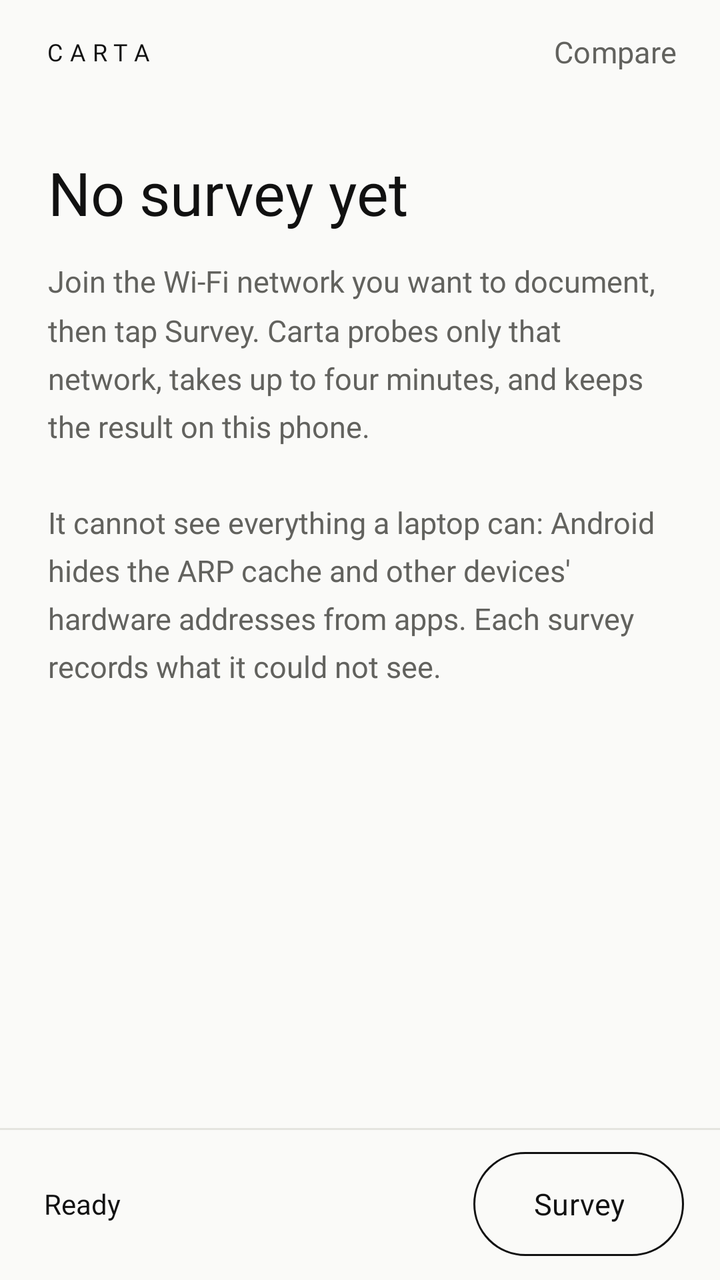
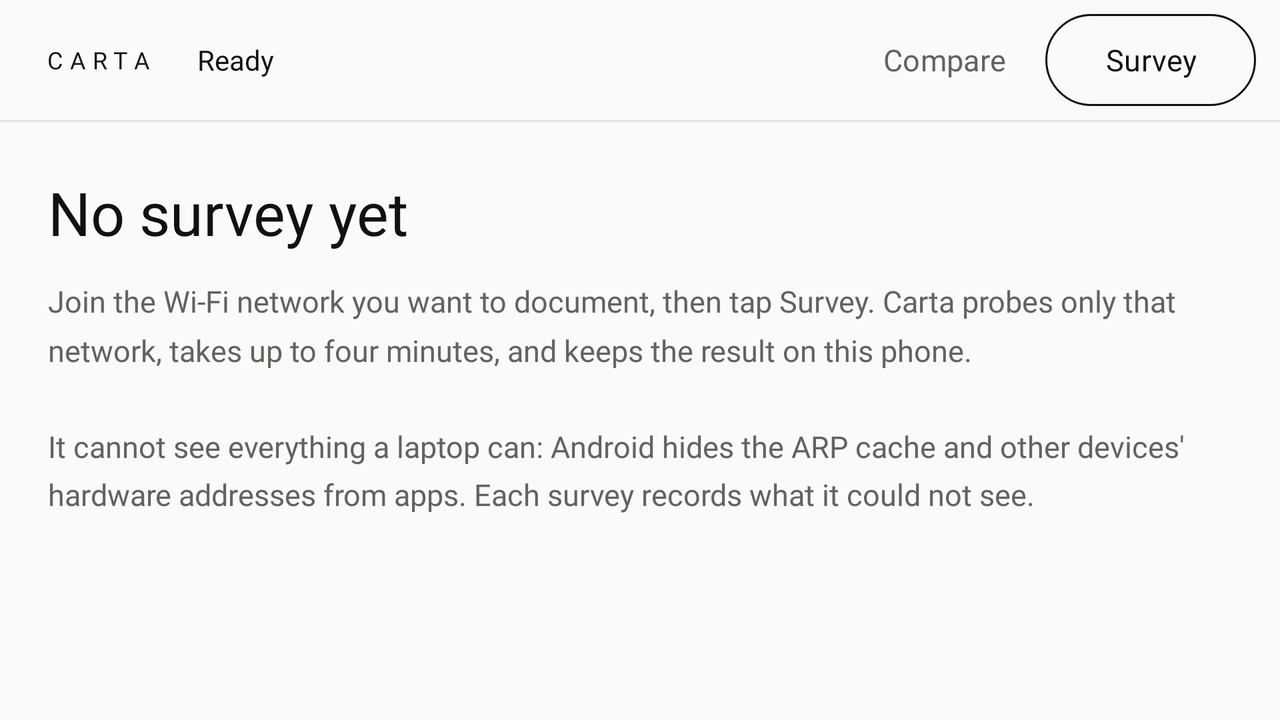

First picture: res/layout/ on a phone held upright. Second picture: the repository's own variant of that layout, on a device whose configuration matches the variant's folder. Source for both follows.
<!-- AndroidManifest.xml: application theme Theme.Carta -->
<!-- res/layout/activity_main.xml -->
<?xml version="1.0" encoding="utf-8"?>
<LinearLayout xmlns:android="http://schemas.android.com/apk/res/android"
    xmlns:app="http://schemas.android.com/apk/res-auto"
    android:id="@+id/root"
    android:layout_width="match_parent"
    android:layout_height="match_parent"
    android:background="@color/bg"
    android:orientation="vertical">

    <LinearLayout
        android:layout_width="match_parent"
        android:layout_height="52dp"
        android:gravity="center_vertical"
        android:orientation="horizontal"
        android:paddingStart="22dp"
        android:paddingEnd="10dp">

        <TextView
            style="@style/Carta.Brand"
            android:layout_width="0dp"
            android:layout_height="wrap_content"
            android:layout_weight="1"
            android:text="@string/brand" />

        <com.google.android.material.button.MaterialButton
            android:id="@+id/compare"
            style="@style/Carta.Button"
            android:layout_width="wrap_content"
            android:layout_height="wrap_content"
            android:text="@string/compare" />
    </LinearLayout>

    <include layout="@layout/content_area" />

    
    <FrameLayout
        android:layout_width="match_parent"
        android:layout_height="wrap_content">

        <View
            android:layout_width="match_parent"
            android:layout_height="1dp"
            android:background="@color/rule" />

        <com.google.android.material.progressindicator.LinearProgressIndicator
            android:id="@+id/progress"
            android:layout_width="match_parent"
            android:layout_height="wrap_content"
            android:visibility="invisible"
            app:indicatorColor="@color/fg"
            app:trackColor="@color/rule"
            app:trackCornerRadius="0dp"
            app:trackThickness="2dp" />

        <LinearLayout
            android:id="@+id/actions"
            android:layout_width="match_parent"
            android:layout_height="wrap_content"
            android:gravity="center_vertical"
            android:minHeight="76dp"
            android:orientation="horizontal"
            android:paddingStart="22dp"
            android:paddingTop="10dp"
            android:paddingEnd="18dp"
            android:paddingBottom="10dp">

            
            <LinearLayout
                android:layout_width="0dp"
                android:layout_height="wrap_content"
                android:layout_marginEnd="14dp"
                android:layout_weight="1"
                android:orientation="vertical">

                <TextView
                    android:id="@+id/status"
                    style="@style/Carta.Status"
                    android:layout_width="match_parent"
                    android:layout_height="wrap_content"
                    android:accessibilityLiveRegion="polite"
                    android:ellipsize="end"
                    android:maxLines="3"
                    android:text="@string/status_idle" />

                <TextView
                    android:id="@+id/tag"
                    style="@style/Carta.Tag"
                    android:layout_width="wrap_content"
                    android:layout_height="wrap_content"
                    android:layout_marginTop="5dp"
                    android:text="@string/tag_stopped_early"
                    android:visibility="gone" />
            </LinearLayout>

            <com.google.android.material.button.MaterialButton
                android:id="@+id/survey"
                style="@style/Carta.Button.Primary"
                android:layout_width="wrap_content"
                android:layout_height="wrap_content"
                android:text="@string/survey" />
        </LinearLayout>
    </FrameLayout>
</LinearLayout>
<!-- res/layout/content_area.xml (included above) -->
<?xml version="1.0" encoding="utf-8"?>
<FrameLayout xmlns:android="http://schemas.android.com/apk/res/android"
    android:layout_width="match_parent"
    android:layout_height="0dp"
    android:layout_weight="1">

    <WebView
        android:id="@+id/web"
        android:layout_width="match_parent"
        android:layout_height="match_parent"
        android:visibility="gone" />

    <ScrollView
        android:id="@+id/empty"
        android:layout_width="match_parent"
        android:layout_height="match_parent">

        <LinearLayout
            android:layout_width="match_parent"
            android:layout_height="wrap_content"
            android:orientation="vertical"
            android:padding="24dp">

            <TextView
                style="@style/Carta.Title"
                android:layout_width="wrap_content"
                android:layout_height="wrap_content"
                android:accessibilityHeading="true"
                android:text="@string/empty_title" />

            <TextView
                style="@style/Carta.Body"
                android:layout_width="match_parent"
                android:layout_height="wrap_content"
                android:text="@string/empty_body" />
        </LinearLayout>
    </ScrollView>

    <ScrollView
        android:id="@+id/refusal"
        android:layout_width="match_parent"
        android:layout_height="match_parent"
        android:visibility="gone">

        <LinearLayout
            android:layout_width="match_parent"
            android:layout_height="wrap_content"
            android:orientation="vertical"
            android:padding="24dp">

            <TextView
                android:id="@+id/refusalTitle"
                style="@style/Carta.Title"
                android:layout_width="wrap_content"
                android:layout_height="wrap_content"
                android:accessibilityHeading="true" />

            <TextView
                android:id="@+id/refusalReason"
                style="@style/Carta.Body"
                android:layout_width="match_parent"
                android:layout_height="wrap_content"
                android:textColor="@color/fg" />

            <TextView
                android:id="@+id/refusalNext"
                style="@style/Carta.Body"
                android:layout_width="match_parent"
                android:layout_height="wrap_content"
                android:layout_marginTop="12dp" />

            <LinearLayout
                android:layout_width="match_parent"
                android:layout_height="wrap_content"
                android:layout_marginTop="20dp"
                android:orientation="horizontal">

                <com.google.android.material.button.MaterialButton
                    android:id="@+id/refusalAction"
                    style="@style/Carta.Button.Primary"
                    android:layout_width="wrap_content"
                    android:layout_height="wrap_content"
                    android:layout_marginEnd="12dp" />

                <com.google.android.material.button.MaterialButton
                    android:id="@+id/refusalBack"
                    style="@style/Carta.Button"
                    android:layout_width="wrap_content"
                    android:layout_height="wrap_content"
                    android:text="@string/refusal_back" />
            </LinearLayout>
        </LinearLayout>
    </ScrollView>
</FrameLayout>
<!-- resources referenced by this layout -->
<resources>
  <color name="bg">#FAFAF8</color>
  <color name="fg">#111111</color>
  <color name="rule">#E4E4DF</color>
  <string name="brand">CARTA</string>
  <string name="compare">Compare</string>
  <string name="empty_body">Join the Wi-Fi network you want to document, then tap Survey. Carta probes only that network, takes up to four minutes, and keeps the result on this phone.\n\nIt cannot see everything a laptop can: Android hides the ARP cache and other devices\' hardware addresses from apps. Each survey records what it could not see.</string>
  <string name="empty_title">No survey yet</string>
  <string name="refusal_back">Show last survey</string>
  <string name="status_idle">Ready</string>
  <string name="survey">Survey</string>
  <string name="tag_stopped_early">STOPPED EARLY</string>
  <style name="Carta.Body" parent="">
          <item name="android:fontFamily">@font/inter</item>
          <item name="android:textColor">@color/dim</item>
          <item name="android:textSize">15sp</item>
          <item name="android:lineSpacingMultiplier">1.35</item>
      </style>
  <style name="Carta.Brand" parent="">
          <item name="android:fontFamily">@font/jetbrains_mono</item>
          
          <item name="fontFamily">@font/jetbrains_mono</item>
          <item name="android:letterSpacing">0.3</item>
          <item name="android:textColor">@color/fg</item>
          <item name="android:textSize">12sp</item>
      </style>
  <style name="Carta.Status" parent="">
          <item name="android:fontFamily">@font/inter</item>
          <item name="android:textColor">@color/fg</item>
          <item name="android:textSize">14sp</item>
      </style>
  <style name="Carta.Title" parent="">
          <item name="android:fontFamily">@font/inter</item>
          <item name="android:textFontWeight">300</item>
          <item name="android:textColor">@color/fg</item>
          <item name="android:textSize">30sp</item>
          <item name="android:lineSpacingMultiplier">1.05</item>
          <item name="android:layout_marginBottom">14dp</item>
      </style>
  <color name="dim">#62625E</color>
  <style name="Carta.Shape.Pill" parent="">
          <item name="cornerFamily">rounded</item>
          <item name="cornerSize">50%</item>
      </style>
  <color name="warn">#B54708</color>
  <!-- drawable tag_outline (drawable) -->
  <?xml version="1.0" encoding="utf-8"?>
  <shape xmlns:android="http://schemas.android.com/apk/res/android" android:shape="rectangle">
      <corners android:radius="2dp" />
      <stroke android:width="1dp" android:color="@color/warn" />
  </shape>
  <color name="panel">#FFFFFF</color>
  <color name="risk">#D92D20</color>
  <style name="Carta.Shape.Small" parent="">
          <item name="cornerFamily">rounded</item>
          <item name="cornerSize">4dp</item>
      </style>
  <style name="Carta.BottomSheet" parent="ThemeOverlay.Material3.BottomSheetDialog">
          <item name="bottomSheetStyle">@style/Carta.BottomSheet.Modal</item>
      </style>
  <style name="Carta.BottomSheet.Modal" parent="Widget.Material3.BottomSheet.Modal">
          <item name="backgroundTint">@color/panel</item>
          <item name="shapeAppearance">@style/Carta.Shape.Sheet</item>
      </style>
  <style name="Carta.Shape.Sheet" parent="">
          <item name="cornerFamily">rounded</item>
          <item name="cornerSizeTopLeft">18dp</item>
          <item name="cornerSizeTopRight">18dp</item>
          <item name="cornerSizeBottomLeft">0dp</item>
          <item name="cornerSizeBottomRight">0dp</item>
      </style>
  <!-- some entries are left out for length -->
</resources>
<!-- res/layout-land/activity_main.xml (the repository's variant of the layout above) -->
<!-- drawn on the phone turned sideways -->
<?xml version="1.0" encoding="utf-8"?>
<LinearLayout xmlns:android="http://schemas.android.com/apk/res/android"
    xmlns:app="http://schemas.android.com/apk/res-auto"
    android:id="@+id/root"
    android:layout_width="match_parent"
    android:layout_height="match_parent"
    android:background="@color/bg"
    android:orientation="vertical">

    <LinearLayout
        android:id="@+id/actions"
        android:layout_width="match_parent"
        android:layout_height="wrap_content"
        android:gravity="center_vertical"
        android:minHeight="60dp"
        android:orientation="horizontal"
        android:paddingStart="22dp"
        android:paddingTop="4dp"
        android:paddingEnd="12dp"
        android:paddingBottom="4dp">

        <TextView
            style="@style/Carta.Brand"
            android:layout_width="wrap_content"
            android:layout_height="wrap_content"
            android:layout_marginEnd="22dp"
            android:text="@string/brand" />

        <TextView
            android:id="@+id/status"
            style="@style/Carta.Status"
            android:layout_width="0dp"
            android:layout_height="wrap_content"
            android:layout_weight="1"
            android:accessibilityLiveRegion="polite"
            android:ellipsize="end"
            android:maxLines="1"
            android:text="@string/status_idle" />

        <TextView
            android:id="@+id/tag"
            style="@style/Carta.Tag"
            android:layout_width="wrap_content"
            android:layout_height="wrap_content"
            android:layout_marginStart="8dp"
            android:layout_marginEnd="8dp"
            android:text="@string/tag_stopped_early"
            android:visibility="gone" />

        <com.google.android.material.button.MaterialButton
            android:id="@+id/compare"
            style="@style/Carta.Button"
            android:layout_width="wrap_content"
            android:layout_height="wrap_content"
            android:layout_marginEnd="8dp"
            android:text="@string/compare" />

        <com.google.android.material.button.MaterialButton
            android:id="@+id/survey"
            style="@style/Carta.Button.Primary"
            android:layout_width="wrap_content"
            android:layout_height="wrap_content"
            android:minHeight="46dp"
            android:text="@string/survey" />
    </LinearLayout>

    <FrameLayout
        android:layout_width="match_parent"
        android:layout_height="wrap_content">

        <View
            android:layout_width="match_parent"
            android:layout_height="1dp"
            android:background="@color/rule" />

        <com.google.android.material.progressindicator.LinearProgressIndicator
            android:id="@+id/progress"
            android:layout_width="match_parent"
            android:layout_height="wrap_content"
            android:visibility="invisible"
            app:indicatorColor="@color/fg"
            app:trackColor="@color/rule"
            app:trackCornerRadius="0dp"
            app:trackThickness="2dp" />
    </FrameLayout>

    <include layout="@layout/content_area" />
</LinearLayout>
